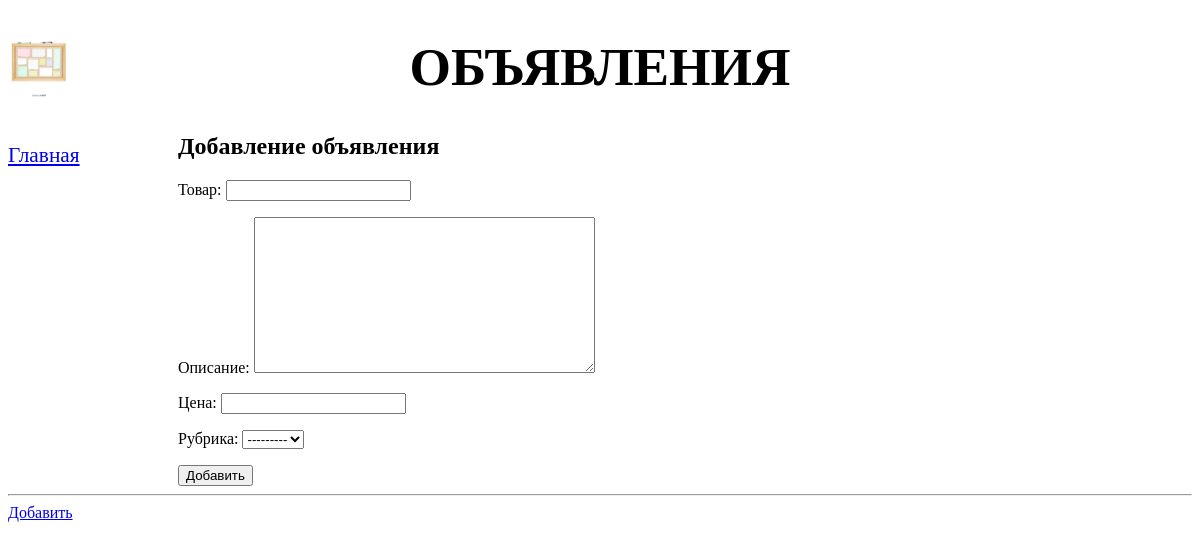
Before: /bboard/add/ with the older database file.
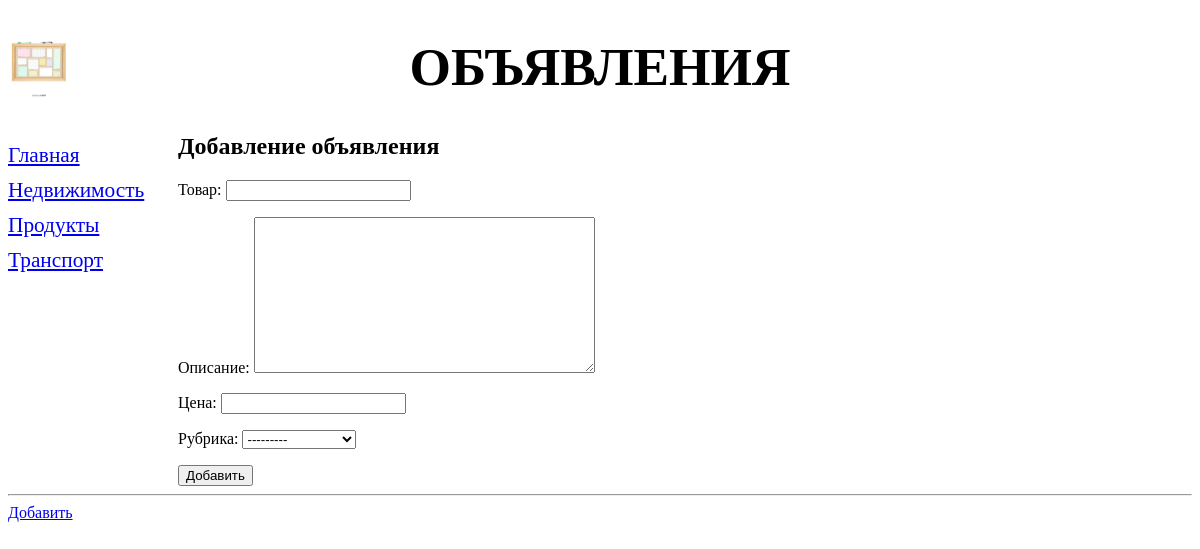
After: the same page with the newer database file.
### bboard/models.py (models this page shows)
class Rubric(models.Model):
    name = models.CharField(max_length=20, db_index=True, verbose_name='Название')
    def __str__(self):
        return self.name
    class Meta:
        verbose_name_plural = 'Рубрики'
        verbose_name = 'Рубрика'
        ordering = ['name']

### bboard/views.py (the view)
# urls.py: path('add/', BbcreateView.as_view(), name='add')
class BbcreateView(CreateView):
    template_name = 'bboard/bb_create.html'
    form_class = BbForm
    success_url = reverse_lazy('index')
    def get_context_data(self, **kwargs):
        context = super().get_context_data(**kwargs)
        context['rubrics'] = Rubric.objects.all()
        return context

### bboard/forms.py
class BbForm(ModelForm):
    class Meta:
        model = Bb
        fields = ('title', 'content', 'price', 'rubric')

### bboard/templates/bboard/bb_create.html (shortened to what this page needs)
{% extends "layout/basic.html"%}
{% block content %}
    <h2>Добавление объявления</h2>
    <form method="post">
        {{ form.as_p }}
        <input type="submit" value="Добавить">
    </form>
{% endblock  %}

### bboard/templates/layout/basic.html (shortened to what this page needs)
{% load static %}
<!DOCTYPE html>
<html lang="en">
    <head>
        <link rel="stylesheet" type="text/css" href="{% static "bboard/style.css" %}"
    </head>
    <body>
        <header>
            <h1>Объявления</h1>
        </header>
        <nav>
            <a href="{% url 'index' %}">Главная</a>
            {% for rubric in rubrics %}
            <a href="{% url 'rubric_bbs' rubric.pk %}">{{rubric.name}}</a>
            {% endfor %}
        </nav>
        <main>
            {% block content %}
            {% endblock %}
        </main>
        <hr>
        <a href="{% url 'add' %}">Добавить</a>
    </body>
</html>

Changed rows visible on the page:
added Rubric: name "Недвижимость"
added Rubric: name "Продукты"
added Rubric: name "Транспорт"
